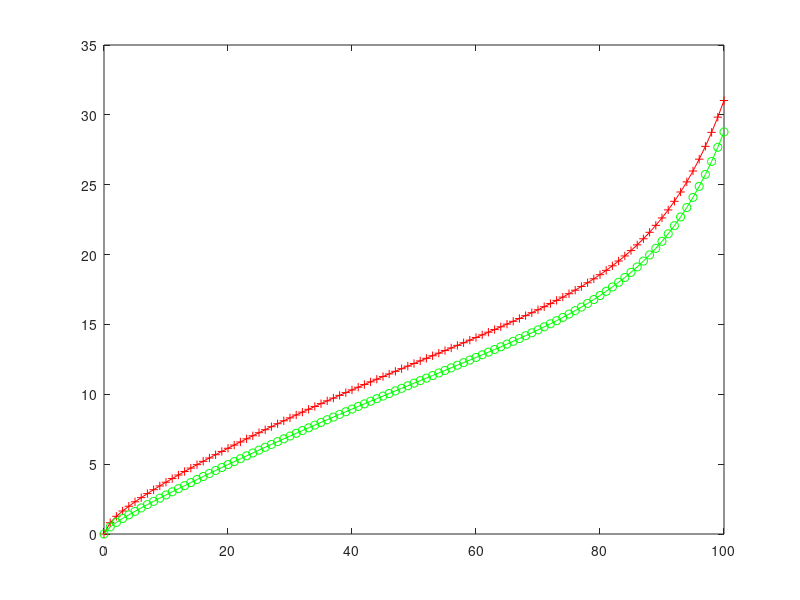

MATLAB code for this plot:


T = 300;
H = 0:1:100;

Ed = 0.924*H.^0.679 + 0.000499*exp(0.1*H) + 0.18*(21.1 + 273.15 - T)*(1 - exp(-0.115*H));
Ew = 0.618*H.^0.753 + 0.000454*exp(0.1*H) + 0.18*(21.1 + 273.15 - T)*(1 - exp(-0.115*H));


plot(H, Ed, 'r+-');
hold on;
plot(H, Ew, 'go-');
hold off;
    